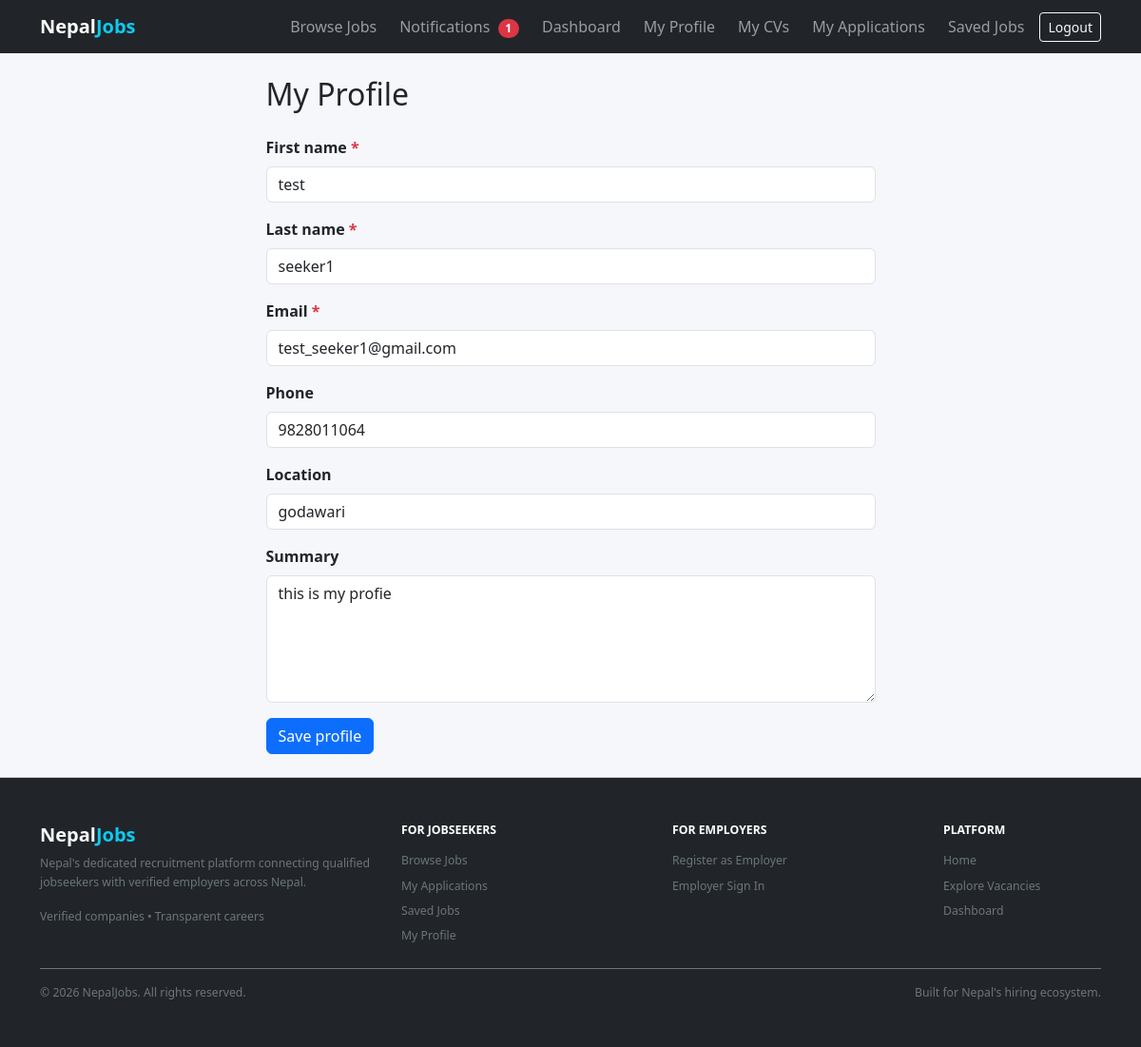
Page /accounts/profile/edit/ (signed in) on the committed database.
### accounts/models.py (models this page shows, shortened)
class User(AbstractUser):
    class Role(models.TextChoices):
        JOBSEEKER = "jobseeker", "Jobseeker"
        EMPLOYER = "employer", "Employer"
    email = models.EmailField(unique=True)
    role = models.CharField(max_length=10, choices=Role.choices, default=Role.JOBSEEKER)
    @property
    def is_jobseeker(self):
        return self.role == self.Role.JOBSEEKER
    @property
    def is_employer(self):
        return self.role == self.Role.EMPLOYER

class JobseekerProfile(models.Model):
    user = models.OneToOneField(User, on_delete=models.CASCADE, related_name="jobseeker_profile")
    phone = models.CharField(max_length=20, blank=True)
    location = models.CharField(max_length=100, blank=True)
    summary = models.TextField(blank=True)
    skills = models.ManyToManyField("Skill", blank=True, related_name="jobseekers")

### accounts/views.py (the view, shortened to what this page needs)
# urls.py: path("profile/edit/", views.ProfileEditView.as_view(), name="profile_edit"),
class ProfileEditView(AsViewCacheMixin, JobseekerRequiredMixin, UpdateView):
    model = JobseekerProfile
    form_class = JobseekerProfileForm
    template_name = "accounts/profile_edit.html"
    context_object_name = "profile"
    def get_object(self, queryset=None):
        return self.request.user.jobseeker_profile

### accounts/forms.py (shortened to what this page needs)
class JobseekerProfileForm(BootstrapFormMixin, forms.ModelForm):
    first_name = forms.CharField(max_length=150)
    last_name = forms.CharField(max_length=150)
    email = forms.EmailField()
    class Meta:
        model = JobseekerProfile
        fields = ("first_name", "last_name", "email", "phone", "location", "summary")
        widgets = {"summary": forms.Textarea(attrs={"rows": 5})}
    def __init__(self, *args, **kwargs):
        super().__init__(*args, **kwargs)
        user = self.instance.user
        self.initial.update({
            "first_name": user.first_name,
            "last_name": user.last_name,
            "email": user.email,
        })

### accounts/mixins.py (called while the page is built)
    def test_func(self):
        user = self.request.user
        return bool(user.is_authenticated and user.role == User.Role.JOBSEEKER)

### notifications/context_processors.py (called while the page is built)
def unread_notifications_count(request):
    if getattr(request, "user", None) and request.user.is_authenticated:
        count = request.user.notifications.filter(is_read=False).count()
    else:
        count = 0
    return {"unread_notifications_count": count}

### templates/accounts/profile_edit.html (shortened to what this page needs)
{% extends 'base.html' %}
{% block content %}
<div class="row justify-content-center">
  <div class="col-md-7">
    <h2 class="mb-4">My Profile</h2>
    <form method="post">
      {% include 'includes/form_fields.html' %}
      <button class="btn btn-primary" type="submit">Save profile</button>
    </form>
  </div>
</div>
{% endblock %}

### templates/includes/form_fields.html (shortened to what this page needs)
{% for field in form %}
  {% if field.widget_type == 'checkbox' %}
    <div class="form-check mb-3">
      {{ field }}
      <label class="form-check-label" for="{{ field.id_for_label }}">{{ field.label }}</label>
      {% for error in field.errors %}<div class="text-danger small mt-1">{{ error }}</div>{% endfor %}
    </div>
  {% else %}
    <div class="mb-3">
      <label for="{{ field.id_for_label }}" class="form-label fw-semibold">
        {{ field.label }}{% if field.field.required %} <span class="text-danger">*</span>{% endif %}
      </label>
      {{ field }}
    </div>
  {% endif %}
{% endfor %}

### static/css/styles.css (style rules this page uses)
:root { --nj-dark: #0f172a; --nj-bg: #f5f7fb; --nj-muted: #64748b; }
body { background: var(--nj-bg); }

### rows in the picture
User: form "test" "seeker1" "test_seeker1@gmail.com"
JobseekerProfile: form "9828011064" "godawari" "this is my profie"

### other values in the picture
{{ unread_notifications_count }} "1"
{{ field.label }} "First name" "Last name" "Email" "Phone" "Location" "Summary"
